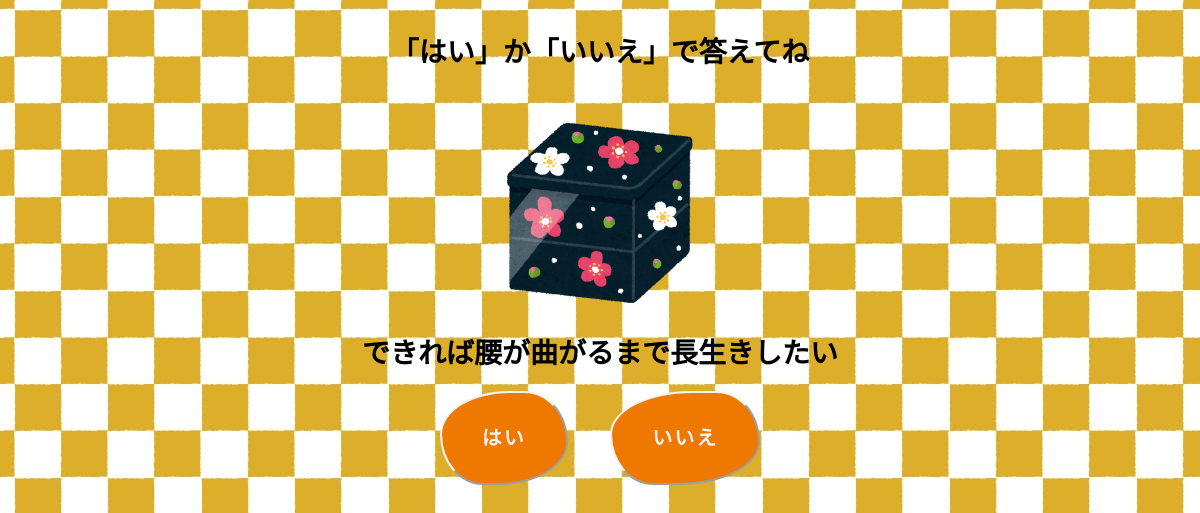
/question, run on an earlier commit of the app's database.
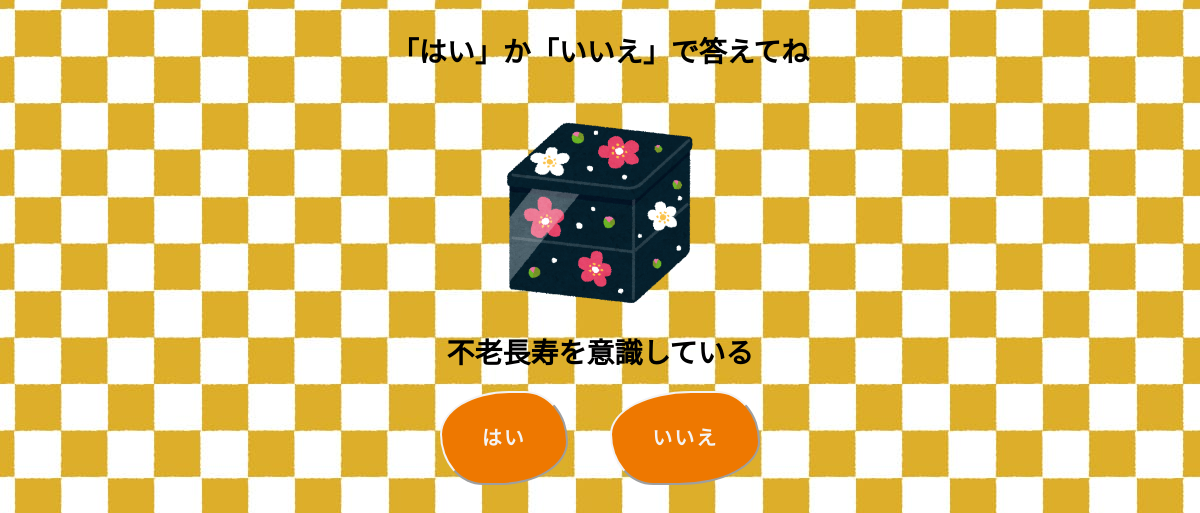
And on a later commit of the database.
### models/models.py (models this page shows, shortened)
class OsechiWishes(Base):
    __tablename__ = 'osechiwishes'
    id = Column(Integer, primary_key=True)
    name = Column(String(10), unique=True)
    wish = Column(Text)
    image = Column(String(128), unique=True)
    question = Column(String(128))
    want = Column(Integer)

### app.py (the view)
@app.route('/question')
def question():
    osechi = OsechiWishes.query.filter(OsechiWishes.want == 0).first()
    return render_template('questions.html', title='question', osechi=osechi)

### templates/questions.html (shortened to what this page needs)
{% extends "layout.html" %}
{% block content %}
<container>
    {% if osechi %}
    <h2>「はい」か「いいえ」で答えてね</h2>
    <img class="osechi_image shake" src="/static/images/jyuubako.png" alt="御重" width=200px;>
    <div class="osechi_question">
        {{ osechi.question }}
    </div>
    <form action="/answer" method="POST">
        <button type="submit" class="btn btn-malformation" name="answer" value="yes">はい</button>
        <button type="submit" class="btn btn-malformation" name="answer" value="no">いいえ</button>
    </form>
    {% else %}
    <h2>しつもん終了</h2>
    <form action="/end" method="POST">
        <input type="hidden" name="id">
        <button class="btn btn-push" type="submit" value="yes">結果をみる</button>
    </form>
    {% endif %}
</container>
{% endblock %}

### templates/layout.html (shortened to what this page needs)
<!doctype html>
<html>
<head>
    <head>
        <link href="https://use.fontawesome.com/releases/v5.0.8/css/all.css" rel="stylesheet">
        <link rel="stylesheet" href="{{url_for('static',filename = 'style.css')}}">
    </head>
</head>
<body>
    {% block content %}{% endblock %}
</body>
</html>

### static/style.css (style rules this page uses)
body { margin:30px; text-align: center; background-image: url("/static/images/background.jpg"); }
h2 { font-family: "YuMincho"; font-size: 2.8rem; }
.osechi_image { margin:20px; }
.osechi_question { font-family: "YuMincho"; font-size: 2.8rem; font-weight: bold; }
.shake { animation: shake 2s infinite; }
*, *:before, *:after { -webkit-box-sizing: inherit; box-sizing: inherit; }
html { -webkit-box-sizing: border-box; box-sizing: border-box; font-size: 62.5%; }
.btn, a.btn, button.btn { font-size: 1.6rem; font-weight: 700; line-height: 1.5; position: relative; display: inline-block; padding: 1rem 4rem; cursor: pointer; -webkit-user-select: none; -moz-user-select: none; -ms-user-select: none; user-select: none; -webkit-transition: all 0.3s; transition: all 0.3s; text-align: center; vertical-align: middle; text-decoration: none; letter-spacing: 0.1em; border-color:#f3f3f3; margin:20px; font-family: "YuMincho" }
button.btn-malformation { font-size: 2rem; padding: 3rem 4rem; color: #f3f3f3; border-radius: 100% 80px / 80px 100%; background-color: #ee7800; }

What changed in the data, as far as the page shows it:
no longer on this page (row unchanged): OsechiWishes: question "できれば腰が曲がるまで長生きしたい"
now on this page (row edited): OsechiWishes: question "不老長寿を意識している"
